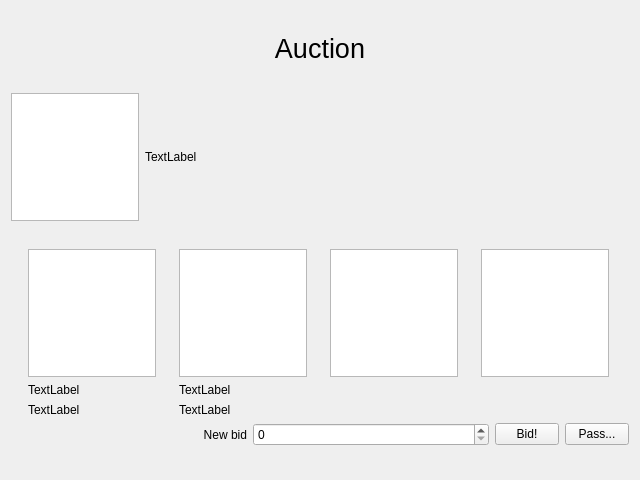
<?xml version="1.0" encoding="UTF-8"?>
<ui version="4.0">
 <class>auctionWidget</class>
 <widget class="QWidget" name="auctionWidget">
  <property name="windowModality">
   <enum>Qt::WindowModality::NonModal</enum>
  </property>
  <property name="geometry">
   <rect>
    <x>0</x>
    <y>0</y>
    <width>640</width>
    <height>480</height>
   </rect>
  </property>
  <property name="sizePolicy">
   <sizepolicy hsizetype="Fixed" vsizetype="Fixed">
    <horstretch>0</horstretch>
    <verstretch>0</verstretch>
   </sizepolicy>
  </property>
  <property name="minimumSize">
   <size>
    <width>640</width>
    <height>480</height>
   </size>
  </property>
  <property name="maximumSize">
   <size>
    <width>640</width>
    <height>480</height>
   </size>
  </property>
  <property name="focusPolicy">
   <enum>Qt::FocusPolicy::NoFocus</enum>
  </property>
  <property name="windowTitle">
   <string>Auction</string>
  </property>
  <property name="windowOpacity">
   <double>0.900000000000000</double>
  </property>
  <layout class="QVBoxLayout" name="verticalLayout">
   <item>
    <spacer name="verticalSpacer_2">
     <property name="orientation">
      <enum>Qt::Orientation::Vertical</enum>
     </property>
     <property name="sizeHint" stdset="0">
      <size>
       <width>20</width>
       <height>40</height>
      </size>
     </property>
    </spacer>
   </item>
   <item>
    <widget class="QLabel" name="auctionLabel">
     <property name="font">
      <font>
       <pointsize>20</pointsize>
      </font>
     </property>
     <property name="text">
      <string>Auction</string>
     </property>
     <property name="alignment">
      <set>Qt::AlignmentFlag::AlignCenter</set>
     </property>
    </widget>
   </item>
   <item>
    <spacer name="verticalSpacer">
     <property name="orientation">
      <enum>Qt::Orientation::Vertical</enum>
     </property>
     <property name="sizeHint" stdset="0">
      <size>
       <width>20</width>
       <height>40</height>
      </size>
     </property>
    </spacer>
   </item>
   <item>
    <layout class="QHBoxLayout" name="horizontalLayout_2">
     <item>
      <widget class="QGraphicsView" name="tileGraphics">
       <property name="sizePolicy">
        <sizepolicy hsizetype="Fixed" vsizetype="Fixed">
         <horstretch>0</horstretch>
         <verstretch>0</verstretch>
        </sizepolicy>
       </property>
       <property name="minimumSize">
        <size>
         <width>128</width>
         <height>128</height>
        </size>
       </property>
       <property name="maximumSize">
        <size>
         <width>128</width>
         <height>128</height>
        </size>
       </property>
       <property name="verticalScrollBarPolicy">
        <enum>Qt::ScrollBarPolicy::ScrollBarAlwaysOff</enum>
       </property>
       <property name="horizontalScrollBarPolicy">
        <enum>Qt::ScrollBarPolicy::ScrollBarAlwaysOff</enum>
       </property>
      </widget>
     </item>
     <item>
      <widget class="QLabel" name="tileLabel">
       <property name="text">
        <string>TextLabel</string>
       </property>
      </widget>
     </item>
    </layout>
   </item>
   <item>
    <spacer name="verticalSpacer_4">
     <property name="orientation">
      <enum>Qt::Orientation::Vertical</enum>
     </property>
     <property name="sizeHint" stdset="0">
      <size>
       <width>20</width>
       <height>40</height>
      </size>
     </property>
    </spacer>
   </item>
   <item>
    <layout class="QGridLayout" name="gridLayout">
     <item row="0" column="2">
      <widget class="QGraphicsView" name="playerAvatar_3">
       <property name="sizePolicy">
        <sizepolicy hsizetype="Fixed" vsizetype="Fixed">
         <horstretch>0</horstretch>
         <verstretch>0</verstretch>
        </sizepolicy>
       </property>
       <property name="minimumSize">
        <size>
         <width>128</width>
         <height>128</height>
        </size>
       </property>
       <property name="maximumSize">
        <size>
         <width>128</width>
         <height>128</height>
        </size>
       </property>
      </widget>
     </item>
     <item row="1" column="3">
      <widget class="QLabel" name="playerLabel_4">
       <property name="text">
        <string/>
       </property>
      </widget>
     </item>
     <item row="1" column="0">
      <widget class="QLabel" name="playerLabel_1">
       <property name="text">
        <string>TextLabel</string>
       </property>
      </widget>
     </item>
     <item row="0" column="1">
      <widget class="QGraphicsView" name="playerAvatar_2">
       <property name="sizePolicy">
        <sizepolicy hsizetype="Fixed" vsizetype="Fixed">
         <horstretch>0</horstretch>
         <verstretch>0</verstretch>
        </sizepolicy>
       </property>
       <property name="minimumSize">
        <size>
         <width>128</width>
         <height>128</height>
        </size>
       </property>
       <property name="maximumSize">
        <size>
         <width>128</width>
         <height>128</height>
        </size>
       </property>
      </widget>
     </item>
     <item row="0" column="0">
      <widget class="QGraphicsView" name="playerAvatar_1">
       <property name="sizePolicy">
        <sizepolicy hsizetype="Fixed" vsizetype="Fixed">
         <horstretch>0</horstretch>
         <verstretch>0</verstretch>
        </sizepolicy>
       </property>
       <property name="minimumSize">
        <size>
         <width>128</width>
         <height>128</height>
        </size>
       </property>
       <property name="maximumSize">
        <size>
         <width>128</width>
         <height>128</height>
        </size>
       </property>
      </widget>
     </item>
     <item row="1" column="1">
      <widget class="QLabel" name="playerLabel_2">
       <property name="text">
        <string>TextLabel</string>
       </property>
      </widget>
     </item>
     <item row="1" column="2">
      <widget class="QLabel" name="playerLabel_3">
       <property name="text">
        <string/>
       </property>
      </widget>
     </item>
     <item row="0" column="3">
      <widget class="QGraphicsView" name="playerAvatar_4">
       <property name="sizePolicy">
        <sizepolicy hsizetype="Fixed" vsizetype="Fixed">
         <horstretch>0</horstretch>
         <verstretch>0</verstretch>
        </sizepolicy>
       </property>
       <property name="minimumSize">
        <size>
         <width>128</width>
         <height>128</height>
        </size>
       </property>
       <property name="maximumSize">
        <size>
         <width>128</width>
         <height>128</height>
        </size>
       </property>
      </widget>
     </item>
     <item row="2" column="0">
      <widget class="QLabel" name="playerValue_1">
       <property name="text">
        <string>TextLabel</string>
       </property>
      </widget>
     </item>
     <item row="2" column="1">
      <widget class="QLabel" name="playerValue_2">
       <property name="text">
        <string>TextLabel</string>
       </property>
      </widget>
     </item>
     <item row="2" column="2">
      <widget class="QLabel" name="playerValue_3">
       <property name="text">
        <string/>
       </property>
      </widget>
     </item>
     <item row="2" column="3">
      <widget class="QLabel" name="playerValue_4">
       <property name="text">
        <string/>
       </property>
      </widget>
     </item>
    </layout>
   </item>
   <item>
    <layout class="QHBoxLayout" name="horizontalLayout">
     <item>
      <widget class="QLabel" name="currentBidLabel">
       <property name="text">
        <string>New bid</string>
       </property>
       <property name="alignment">
        <set>Qt::AlignmentFlag::AlignRight|Qt::AlignmentFlag::AlignTrailing|Qt::AlignmentFlag::AlignVCenter</set>
       </property>
      </widget>
     </item>
     <item>
      <widget class="QSpinBox" name="bidInput"/>
     </item>
     <item>
      <widget class="QPushButton" name="bidButton">
       <property name="sizePolicy">
        <sizepolicy hsizetype="Fixed" vsizetype="Fixed">
         <horstretch>0</horstretch>
         <verstretch>0</verstretch>
        </sizepolicy>
       </property>
       <property name="maximumSize">
        <size>
         <width>64</width>
         <height>16777215</height>
        </size>
       </property>
       <property name="text">
        <string>Bid!</string>
       </property>
       <property name="flat">
        <bool>false</bool>
       </property>
      </widget>
     </item>
     <item>
      <widget class="QPushButton" name="passButton">
       <property name="sizePolicy">
        <sizepolicy hsizetype="Fixed" vsizetype="Fixed">
         <horstretch>0</horstretch>
         <verstretch>0</verstretch>
        </sizepolicy>
       </property>
       <property name="maximumSize">
        <size>
         <width>64</width>
         <height>16777215</height>
        </size>
       </property>
       <property name="text">
        <string>Pass...</string>
       </property>
      </widget>
     </item>
    </layout>
   </item>
   <item>
    <spacer name="verticalSpacer_3">
     <property name="orientation">
      <enum>Qt::Orientation::Vertical</enum>
     </property>
     <property name="sizeHint" stdset="0">
      <size>
       <width>20</width>
       <height>40</height>
      </size>
     </property>
    </spacer>
   </item>
  </layout>
 </widget>
 <resources/>
 <connections/>
</ui>
